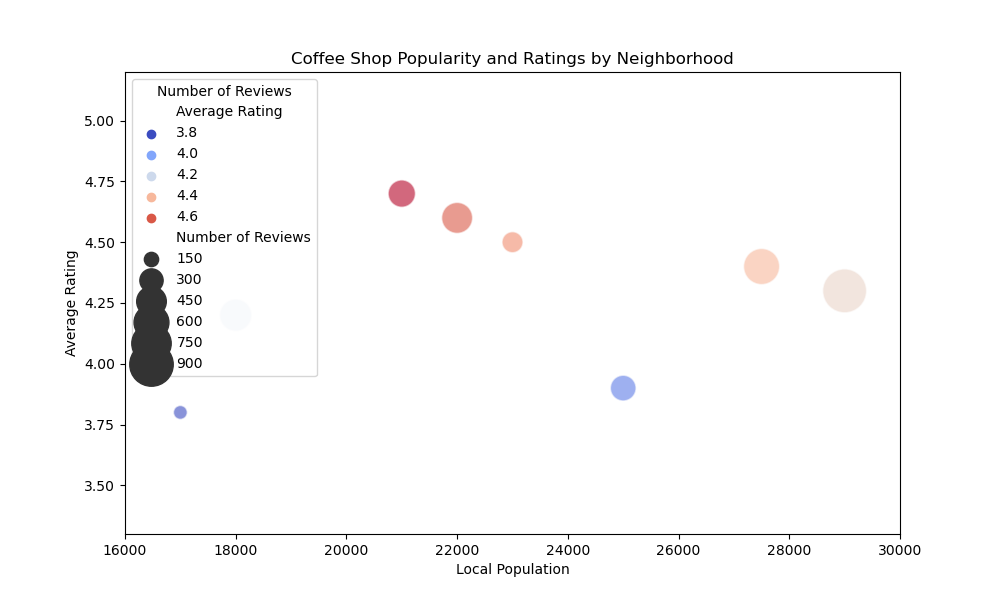

Reproduce this figure in Python.

import seaborn as sns
import matplotlib.pyplot as plt
import pandas as pd

# Assuming the table data is a list of dictionaries as provided
data = [
    {'Neighborhood': 'Elmwood', 'Coffee Shop Name': 'Beans and Brews', 'Number of Reviews': 256, 'Average Rating': 4.5, 'Local Population': 23000},
    {'Neighborhood': 'Maple District', 'Coffee Shop Name': 'Grounds of Daybreak', 'Number of Reviews': 523, 'Average Rating': 4.2, 'Local Population': 18000},
    {'Neighborhood': 'River East', 'Coffee Shop Name': "Cup o' Joys", 'Number of Reviews': 392, 'Average Rating': 4.7, 'Local Population': 21000},
    {'Neighborhood': 'West End', 'Coffee Shop Name': 'The Coffee Nook', 'Number of Reviews': 145, 'Average Rating': 3.8, 'Local Population': 17000},
    {'Neighborhood': 'Downtown', 'Coffee Shop Name': 'Java Central', 'Number of Reviews': 918, 'Average Rating': 4.3, 'Local Population': 29000},
    {'Neighborhood': 'Old Town', 'Coffee Shop Name': 'Roasted Whispers', 'Number of Reviews': 487, 'Average Rating': 4.6, 'Local Population': 22000},
    {'Neighborhood': 'South Pointe', 'Coffee Shop Name': 'Morning Fuel Cafe', 'Number of Reviews': 354, 'Average Rating': 3.9, 'Local Population': 25000},
    {'Neighborhood': 'Lakefront', 'Coffee Shop Name': 'Café Lucente', 'Number of Reviews': 640, 'Average Rating': 4.4, 'Local Population': 27500}
]

# Convert the list of dictionaries to a pandas DataFrame
df = pd.DataFrame(data)

# Create a scatter plot using Seaborn where:
# x-axis represents 'Local Population'
# y-axis represents 'Average Rating'
# size of the bubble represents 'Number of Reviews'
# optional: color represents 'Average Rating'
plt.figure(figsize=(10, 6))
bubble_chart = sns.scatterplot(
    data=df, 
    x='Local Population', 
    y='Average Rating', 
    size='Number of Reviews', 
    hue='Average Rating',
    sizes=(100, 1000), # Control the range of bubble sizes
    alpha=0.6,
    palette='coolwarm' # Use a color palette that reflects the rating
)

# Customize the axes and layout
bubble_chart.set_title('Coffee Shop Popularity and Ratings by Neighborhood')
bubble_chart.set_xlabel('Local Population')
bubble_chart.set_ylabel('Average Rating')
bubble_chart.legend(title='Number of Reviews')

# Adjust the lower and upper bounds of the axes, if necessary
plt.xlim(df['Local Population'].min() - 1000, df['Local Population'].max() + 1000)
plt.ylim(df['Average Rating'].min() - 0.5, df['Average Rating'].max() + 0.5)

# Display the plot
plt.show()
